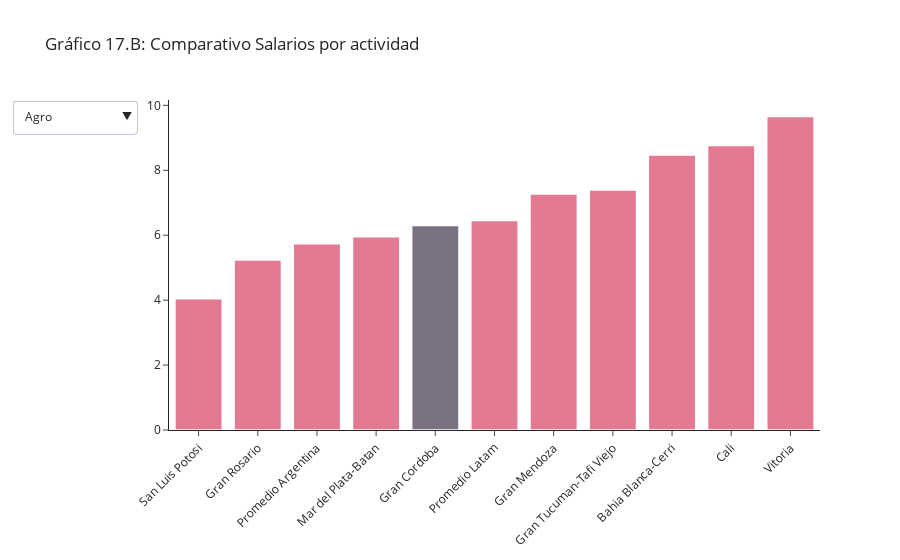

Notebook code cell kept with this figure:
### Code cell
fig = go.Figure(data=[go.Bar( x=df_dict[list(df_dict.keys())[0]]['City'], y=df_dict[list(df_dict.keys())[0]]['Salario'] , marker={'color': df_dict[list(df_dict.keys())[0]]['color']})
                     ])

updatemenus = [{'buttons': [
            {
                'method': 'update',
                'label': list(df_dict.keys())[0],
                'args': [
                    {'y': [df_dict[list(df_dict.keys())[0]]['Salario']],
                     'x': [df_dict[list(df_dict.keys())[0]]['City']],
                     'marker':[{'color': df_dict[list(df_dict.keys())[0]]['color']}]
                    }]
            },
            {
                'method': 'update',
                'label': list(df_dict.keys())[1],
                'args': [
                    {'y': [df_dict[list(df_dict.keys())[1]]['Salario']],
                     'x': [df_dict[list(df_dict.keys())[1]]['City']],
                     'marker':[{'color': df_dict[list(df_dict.keys())[1]]['color']}]
                    }]
            },
            {
                'method': 'update',
                'label': list(df_dict.keys())[2],
                'args': [
                    {'y': [df_dict[list(df_dict.keys())[2]]['Salario']],
                     'x': [df_dict[list(df_dict.keys())[2]]['City']],
                     'marker':[{'color': df_dict[list(df_dict.keys())[2]]['color']}]
                    }]
            },
            {
                'method': 'update',
                'label': list(df_dict.keys())[3],
                'args': [
                    {'y': [df_dict[list(df_dict.keys())[3]]['Salario']],
                     'x': [df_dict[list(df_dict.keys())[3]]['City']],
                     'marker':[{'color': df_dict[list(df_dict.keys())[3]]['color']}]
                    }]
            },
            {
                'method': 'update',
                'label': list(df_dict.keys())[4],
                'args': [
                    {'y': [df_dict[list(df_dict.keys())[4]]['Salario']],
                     'x': [df_dict[list(df_dict.keys())[4]]['City']],
                     'marker':[{'color': df_dict[list(df_dict.keys())[4]]['color']}]
                    }]
            },
            {
                'method': 'update',
                'label': list(df_dict.keys())[5],
                'args': [
                    {'y': [df_dict[list(df_dict.keys())[5]]['Salario']],
                     'x': [df_dict[list(df_dict.keys())[5]]['City']],
                     'marker':[{'color': df_dict[list(df_dict.keys())[5]]['color']}]
                    }]
            },
            {
                'method': 'update',
                'label': list(df_dict.keys())[6],
                'args': [
                    {'y': [df_dict[list(df_dict.keys())[6]]['Salario']],
                     'x': [df_dict[list(df_dict.keys())[6]]['City']],
                     'marker':[{'color': df_dict[list(df_dict.keys())[6]]['color']}]
                    }]
            },
            {
                'method': 'update',
                'label': list(df_dict.keys())[7],
                'args': [
                    {'y': [df_dict[list(df_dict.keys())[7]]['Salario']],
                     'x': [df_dict[list(df_dict.keys())[7]]['City']],
                     'marker':[{'color': df_dict[list(df_dict.keys())[7]]['color']}]
                    }]
            },
            {
                'method': 'update',
                'label': list(df_dict.keys())[8],
                'args': [
                    {'y': [df_dict[list(df_dict.keys())[8]]['Salario']],
                     'x': [df_dict[list(df_dict.keys())[8]]['City']],
                     'marker':[{'color': df_dict[list(df_dict.keys())[8]]['color']}]
                    }]
            },
            {
                'method': 'update',
                'label': list(df_dict.keys())[9],
                'args': [
                    {'y': [df_dict[list(df_dict.keys())[9]]['Salario']],
                     'x': [df_dict[list(df_dict.keys())[9]]['City']],
                     'marker':[{'color': df_dict[list(df_dict.keys())[9]]['color']}]
                    }               
                ]
            }

        ],
        'direction': 'down',
        'showactive': True,
    }
]

fig.update_layout(template="simple_white" , updatemenus=updatemenus , title_text='Gráfico 17.B: Comparativo Salarios por actividad' , xaxis={'tickangle':-45})
fig.update_traces(marker_line_width=1.5, opacity=0.6)

fig.show()
fig.write_html("informe/images/wages.html",full_html=False,include_plotlyjs='cdn')

### Figure 1 — Plotly figure (JSON) as saved in the notebook; plotly's stock layout.template omitted (floating-point values rounded to 4 significant figures)
{"data": [{"marker": {"color": ["#d3214a", "#d3214a", "#d3214a", "#d3214a", "#231331", "#d3214a", "#d3214a", "#d3214a", "#d3214a", "#d3214a", "#d3214a"], "line": {"width": 1.5}}, "opacity": 0.6, "type": "bar", "x": ["San Luis Potosi", "Gran Rosario", "Promedio Argentina", "Mar del Plata-Batan", "Gran Cordoba", "Promedio Latam", "Gran Mendoza", "Gran Tucuman-Tafi Viejo", "Bahia Blanca-Cerri", "Cali", "Vitoria"], "y": [4.039, 5.234, 5.737, 5.953, 6.3, 6.452, 7.272, 7.396, 8.469, 8.766, 9.656]}], "layout": {"autosize": true, "title": {"text": "Gráfico 17.B: Comparativo Salarios por actividad"}, "updatemenus": [{"buttons": [{"args": [{"marker": [{"color": ["#d3214a", "#d3214a", "#d3214a", "#d3214a", "#231331", "#d3214a", "#d3214a", "#d3214a", "#d3214a", "#d3214a", "#d3214a"]}], "x": [["San Luis Potosi", "Gran Rosario", "Promedio Argentina", "Mar del Plata-Batan", "Gran Cordoba", "Promedio Latam", "Gran Mendoza", "Gran Tucuman-Tafi Viejo", "Bahia Blanca-Cerri", "Cali", "Vitoria"]], "y": [[4.039, 5.234, 5.737, 5.953, 6.3, 6.452, 7.272, 7.396, 8.469, 8.766, 9.656]]}], "label": "Agro", "method": "update"}, {"args": [{"marker": [{"color": ["#d3214a", "#d3214a", "#d3214a", "#d3214a", "#d3214a", "#231331", "#d3214a", "#d3214a", "#d3214a", "#d3214a", "#d3214a"]}], "x": [["San Luis Potosi", "Cali", "Promedio Argentina", "Gran Tucuman-Tafi Viejo", "Gran Mendoza", "Gran Cordoba", "Promedio Latam", "Bahia Blanca-Cerri", "Gran Rosario", "Mar del Plata-Batan", "Vitoria"]], "y": [[3.317, 3.448, 3.725, 4.009, 4.122, 4.562, 4.965, 5.295, 5.633, 6.017, 7.397]]}], "label": "Baja Tec", "method": "update"}, {"args": [{"marker": [{"color": ["#d3214a", "#d3214a", "#d3214a", "#d3214a", "#d3214a", "#d3214a", "#d3214a", "#d3214a", "#231331", "#d3214a", "#d3214a"]}], "x": [["Cali", "Promedio Argentina", "San Luis Potosi", "Gran Mendoza", "Mar del Plata-Batan", "Promedio Latam", "Gran Rosario", "Gran Tucuman-Tafi Viejo", "Gran Cordoba", "Vitoria", "Bahia Blanca-Cerri"]], "y": [[4.666, 4.853, 5.616, 6.239, 6.27, 6.37, 6.609, 6.75, 7.051, 7.839, 8.839]]}], "label": "Resto Ind", "method": "update"}, {"args": [{"marker": [{"color": ["#d3214a", "#d3214a", "#d3214a", "#d3214a", "#d3214a", "#d3214a", "#231331", "#d3214a", "#d3214a", "#d3214a", "#d3214a"]}], "x": [["San Luis Potosi", "Cali", "Gran Tucuman-Tafi Viejo", "Promedio Argentina", "Gran Mendoza", "Vitoria", "Gran Cordoba", "Promedio Latam", "Mar del Plata-Batan", "Bahia Blanca-Cerri", "Gran Rosario"]], "y": [[3.146, 3.23, 3.72, 4.366, 4.446, 4.637, 4.961, 4.998, 5.463, 5.603, 6.199]]}], "label": "Construcción", "method": "update"}, {"args": [{"marker": [{"color": ["#d3214a", "#d3214a", "#d3214a", "#d3214a", "#d3214a", "#d3214a", "#231331", "#d3214a", "#d3214a", "#d3214a", "#d3214a"]}], "x": [["San Luis Potosi", "Cali", "Gran Tucuman-Tafi Viejo", "Promedio Argentina", "Vitoria", "Gran Mendoza", "Gran Cordoba", "Promedio Latam", "Gran Rosario", "Mar del Plata-Batan", "Bahia Blanca-Cerri"]], "y": [[2.984, 3.434, 3.792, 3.925, 4.19, 4.508, 4.751, 4.891, 5.152, 5.494, 5.738]]}], "label": "Comercio", "method": "update"}, {"args": [{"marker": [{"color": ["#d3214a", "#d3214a", "#d3214a", "#d3214a", "#d3214a", "#231331", "#d3214a", "#d3214a", "#d3214a", "#d3214a", "#d3214a"]}], "x": [["Cali", "San Luis Potosi", "Gran Tucuman-Tafi Viejo", "Promedio Argentina", "Gran Mendoza", "Gran Cordoba", "Promedio Latam", "Gran Rosario", "Bahia Blanca-Cerri", "Mar del Plata-Batan", "Vitoria"]], "y": [[3.576, 3.876, 4.224, 5.108, 5.75, 5.758, 6.224, 6.301, 7.498, 7.574, 9.886]]}], "label": "Infraestructura", "method": "update"}, {"args": [{"marker": [{"color": ["#d3214a", "#d3214a", "#d3214a", "#d3214a", "#231331", "#d3214a", "#d3214a", "#d3214a", "#d3214a", "#d3214a", "#d3214a"]}], "x": [["San Luis Potosi", "Cali", "Gran Tucuman-Tafi Viejo", "Promedio Argentina", "Gran Cordoba", "Gran Mendoza", "Promedio Latam", "Gran Rosario", "Bahia Blanca-Cerri", "Vitoria", "Mar del Plata-Batan"]], "y": [[4.807, 5.755, 6.069, 6.355, 6.93, 7.541, 7.671, 7.799, 7.966, 8.088, 8.532]]}], "label": "Bancos", "method": "update"}, {"args": [{"marker": [{"color": ["#d3214a", "#d3214a", "#d3214a", "#d3214a", "#d3214a", "#d3214a", "#d3214a", "#d3214a", "#231331", "#d3214a", "#d3214a"]}], "x": [["Promedio Argentina", "San Luis Potosi", "Cali", "Gran Rosario", "Bahia Blanca-Cerri", "Gran Mendoza", "Promedio Latam", "Gran Tucuman-Tafi Viejo", "Gran Cordoba", "Mar del Plata-Batan", "Vitoria"]], "y": [[7.17, 7.187, 7.391, 7.833, 8.069, 8.081, 8.515, 8.601, 9.145, 10.75, 11.36]]}], "label": "Adm publi", "method": "update"}, {"args": [{"marker": [{"color": ["#d3214a", "#d3214a", "#d3214a", "#d3214a", "#231331", "#d3214a", "#d3214a", "#d3214a", "#d3214a", "#d3214a", "#d3214a"]}], "x": [["Cali", "San Luis Potosi", "Promedio Argentina", "Gran Mendoza", "Gran Cordoba", "Gran Tucuman-Tafi Viejo", "Promedio Latam", "Vitoria", "Mar del Plata-Batan", "Bahia Blanca-Cerri", "Gran Rosario"]], "y": [[5.756, 6.398, 6.795, 7.435, 8.133, 8.455, 8.763, 8.969, 9.308, 9.526, 10.78]]}], "label": "Educ y Salud", "method": "update"}, {"args": [{"marker": [{"color": ["#d3214a", "#d3214a", "#d3214a", "#d3214a", "#d3214a", "#d3214a", "#d3214a", "#231331", "#d3214a", "#d3214a", "#d3214a"]}], "x": [["Vitoria", "San Luis Potosi", "Promedio Argentina", "Cali", "Gran Tucuman-Tafi Viejo", "Promedio Latam", "Gran Mendoza", "Gran Cordoba", "Gran Rosario", "Mar del Plata-Batan", "Bahia Blanca-Cerri"]], "y": [[1.807, 2.401, 2.496, 2.613, 2.713, 3.831, 3.864, 4.029, 4.681, 4.798, 5.12]]}], "label": "Serv doméstic", "method": "update"}], "direction": "down", "showactive": true}], "xaxis": {"autorange": true, "range": [-0.5, 10.5], "tickangle": -45, "type": "category"}, "yaxis": {"autorange": true, "range": [0, 10.16], "type": "linear"}}}
